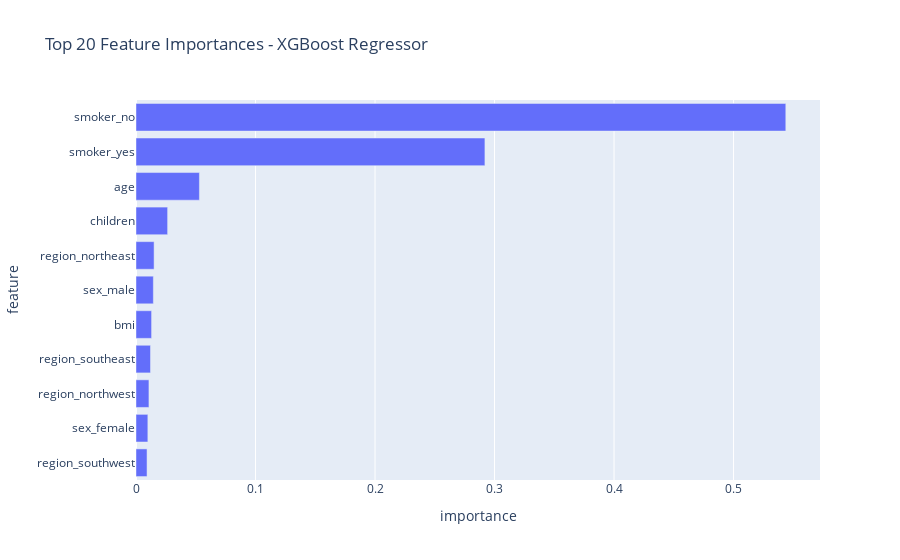

Notebook cell for this chart:
### Markdown cell above
## Feature importance (gain + top features)

### Code cell
ohe = preprocess.named_transformers_["cat"]
num_names = NUM_COLS
cat_names = list(ohe.get_feature_names_out(CAT_COLS))
feature_names = num_names + cat_names

importances = xgb_model.feature_importances_
imp = pd.DataFrame({"feature": feature_names, "importance": importances})
imp = imp.sort_values("importance", ascending=False)

display(imp.head(20))
fig = px.bar(
    imp.head(20),
    x="importance",
    y="feature",
    orientation="h",
    title="Top 20 Feature Importances - XGBoost Regressor",
)
fig.update_layout(yaxis={"categoryorder": "total ascending"})
fig.write_image(figure_path / "xgboost_feature_importances.png", scale=2)
fig.show()

### Figure 1 — Plotly figure (JSON) as saved in the notebook; plotly's stock layout.template omitted (floating-point values rounded to 4 significant figures)
{"data": [{"hovertemplate": "importance=%{x}<br>feature=%{y}<extra></extra>", "legendgroup": "", "marker": {"color": "#636efa", "pattern": {"shape": ""}}, "name": "", "orientation": "h", "showlegend": false, "textposition": "auto", "type": "bar", "x": [0.5437, 0.292, 0.05306, 0.02646, 0.01513, 0.01452, 0.01303, 0.01213, 0.01083, 0.009916, 0.009239], "xaxis": "x", "y": ["smoker_no", "smoker_yes", "age", "children", "region_northeast", "sex_male", "bmi", "region_southeast", "region_northwest", "sex_female", "region_southwest"], "yaxis": "y"}], "layout": {"barmode": "relative", "legend": {"tracegroupgap": 0}, "title": {"text": "Top 20 Feature Importances - XGBoost Regressor"}, "xaxis": {"anchor": "y", "domain": [0, 1], "title": {"text": "importance"}}, "yaxis": {"anchor": "x", "categoryorder": "total ascending", "domain": [0, 1], "title": {"text": "feature"}}}}
